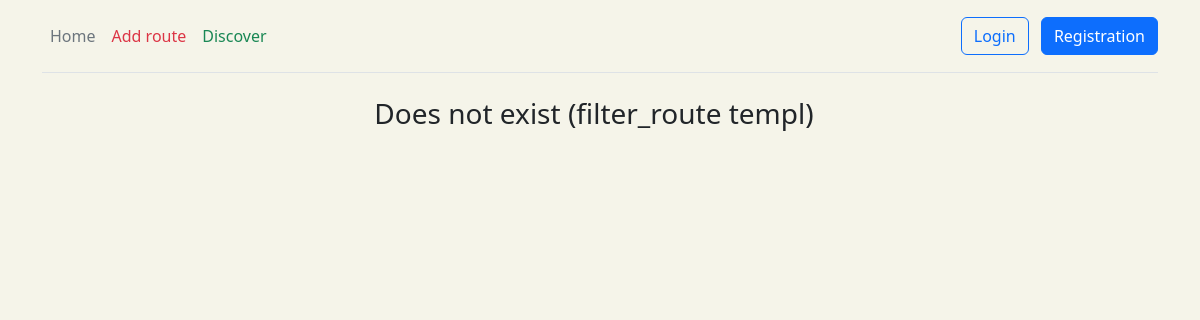
The page /route/cycling/ on the database as committed earlier.
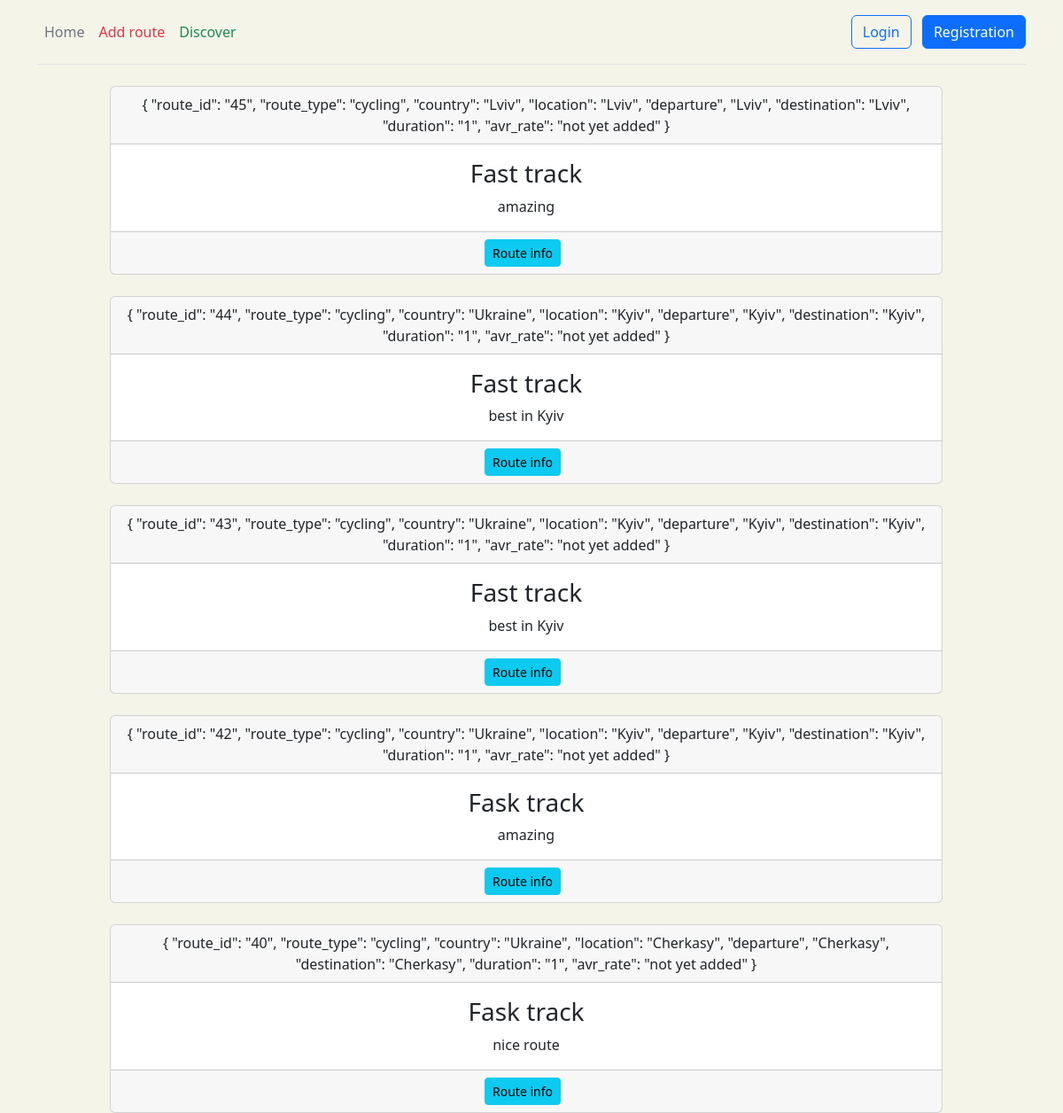
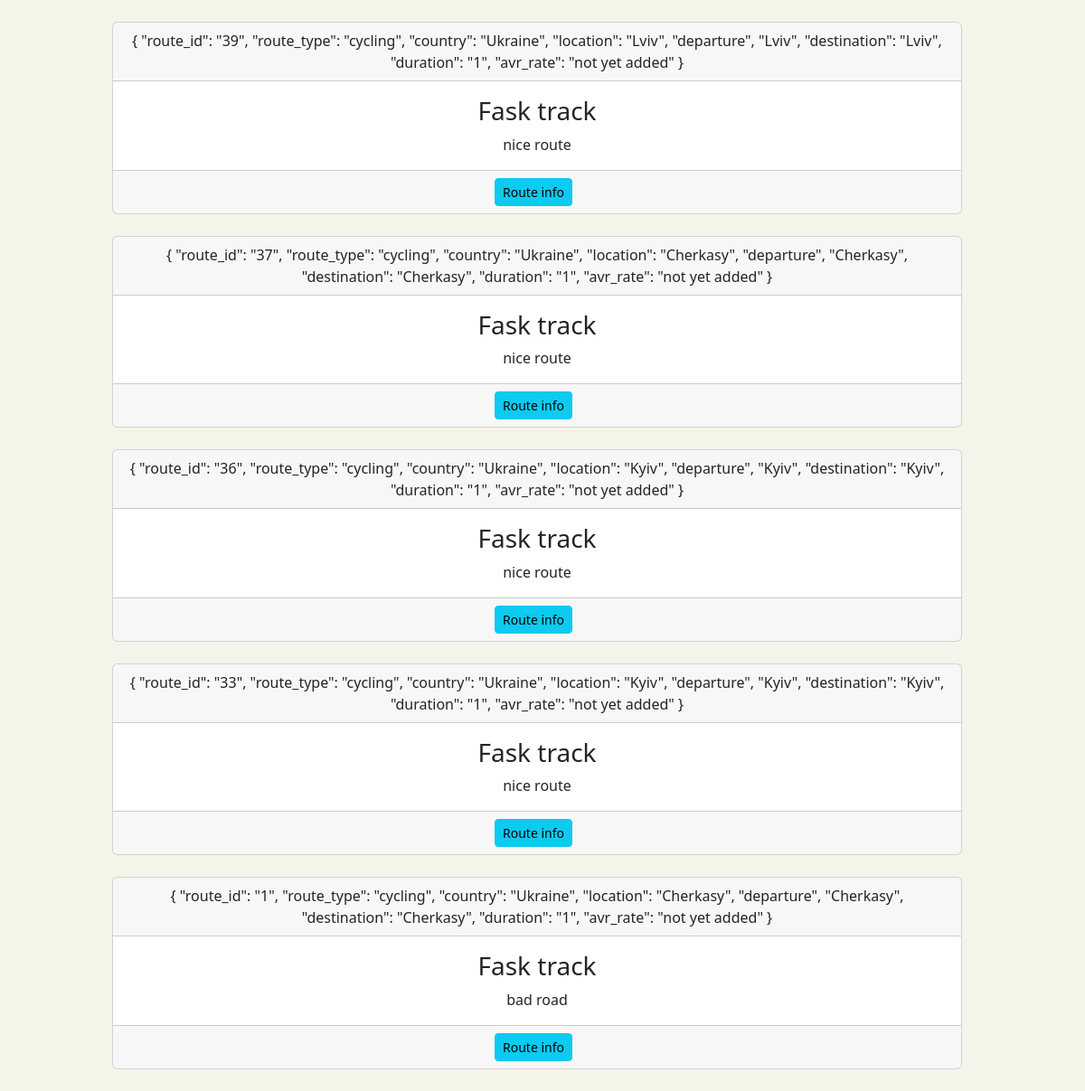
The same page on the database as committed later (2 pictures, top to bottom).
### route/models.py (models this page shows, shortened)
class Route(models.Model):
    class RouteType(models.TextChoices):
        bicycle_route = 'cycling', gettext_lazy('cycling')
        hiking_route = 'hiking', gettext_lazy('hiking')
    route_name = models.CharField(max_length=255, null=True)
    route_type = models.CharField(max_length=50, choices=RouteType.choices, default=RouteType.hiking_route)
    departure = models.IntegerField()
    stopping = models.CharField(max_length=50, null=True)
    destination = models.IntegerField()
    country = models.CharField(max_length=50)
    location = models.CharField(max_length=50)
    description = models.TextField()
    duration = models.IntegerField()
    class Meta:
        verbose_name = 'Route'
        verbose_name_plural = 'Routes'

### route/views.py (the view)
# urls.py: path('<str:route_type>/', views.filter_route, name='route_type'),
def filter_route(request, route_type=None, country=None, location=None):
    cursor = connection.cursor()
    query_filter = []
    if route_type is not None:
        query_filter.append(f"route_type='{route_type}'")
    if country is not None:
        query_filter.append(f"country='{country}'")
    if location is not None:
        query_filter.append(f"location='{location}'")
    filter_string = ' and '.join(query_filter)
    joining = """SELECT route_route.route_name,
                        route_route.route_type,
                        route_route.country,
                        route_route.location,
                        start.name  AS departure,
                        finish.name AS destination,
                        route_route.description,
                        route_route.duration,
                        route_route.id
                    FROM route_route
                    JOIN route_place as start
                    ON start.id = route_route.departure
                    JOIN route_place as finish
                    ON finish.id = route_route.destination
                    WHERE """ + filter_string + """ORDER BY route_route.id DESC"""
    cursor.execute(joining)
    result_joining = cursor.fetchall()
    result = [{'route_name': itm[0], 'route_type': itm[1], 'country': itm[2],
               'location': itm[3], 'departure': itm[4], 'destination': itm[5],
               'description': itm[6], 'duration': itm[7], 'route_id': itm[8]} for itm in result_joining]
    return render(request, 'route/filter_route.html', {'result': result})

### templates/route/filter_route.html (shortened to what this page needs)
{% extends 'main/layout.html' %}
{% block content %}
    <div class="container">
        <div class="row">
            <ul class="list-group">
                {% if result %}
                    {% for itm in result %}
                        <div class="card text-center col-md-10 mx-auto">
                            <div class="card-header">
                                {
                                "route_id": "{{ itm.route_id }}",
                                "route_type": "{{ itm.route_type }}",
                                "country": "{{ itm.country }}",
                                "location": "{{ itm.location }}",
                                "departure", "{{ itm.departure }}",
                                "destination": "{{ itm.destination }}",
                                "duration": "{{ itm.duration }}",
                                "avr_rate": "not yet added"
                                }
                            </div>
                            <div class="card-body">
                                <h3 class="card-title">{{ itm.route_name }}</h3>
                                <p class="card-text">
                                    {{ itm.description }}
                            </div>
                            <div class="card-footer text-muted">
                                <a href="{% url 'route:route_info' itm.route_id %}"
                                   class="btn btn-sm btn-info flex-shrink-0 me-2">Route info</a>
                            </div>
                        </div>
                        <br>
                    {% endfor %}
                {% else %}
                    <h3 class="text-center">Does not exist (filter_route templ)</h3>
                {% endif %}
            </ul>
        </div>
    </div>
{% endblock %}

Rows that differ between the two databases and show on the page:
now on this page (row edited): Route: route_id "45", route_type "cycling", country "Lviv", location "Lviv", departure "Lviv", destination "Lviv", duration "1", route_name "Fast track", description "amazing"
now on this page (row edited): Route: route_id "44", route_type "cycling", country "Ukraine", location "Kyiv", departure "Kyiv", destination "Kyiv", duration "1", route_name "Fast track", description "best in Kyiv"
now on this page (row edited): Route: route_id "43", route_type "cycling", country "Ukraine", location "Kyiv", departure "Kyiv", destination "Kyiv", duration "1", route_name "Fast track", description "best in Kyiv"
now on this page (row edited): Route: route_id "42", route_type "cycling", country "Ukraine", location "Kyiv", departure "Kyiv", destination "Kyiv", duration "1", route_name "Fask track", description "amazing"
now on this page (row edited): Route: route_id "40", route_type "cycling", country "Ukraine", location "Cherkasy", departure "Cherkasy", destination "Cherkasy", duration "1", route_name "Fask track", description "nice route"
now on this page (row edited): Route: route_id "39", route_type "cycling", country "Ukraine", location "Lviv", departure "Lviv", destination "Lviv", duration "1", route_name "Fask track", description "nice route"
now on this page (row edited): Route: route_id "37", route_type "cycling", country "Ukraine", location "Cherkasy", departure "Cherkasy", destination "Cherkasy", duration "1", route_name "Fask track", description "nice route"
now on this page (row edited): Route: route_id "36", route_type "cycling", country "Ukraine", location "Kyiv", departure "Kyiv", destination "Kyiv", duration "1", route_name "Fask track", description "nice route"
now on this page (row edited): Route: route_id "33", route_type "cycling", country "Ukraine", location "Kyiv", departure "Kyiv", destination "Kyiv", duration "1", route_name "Fask track", description "nice route"
now on this page (row edited): Route: route_id "1", route_type "cycling", country "Ukraine", location "Cherkasy", departure "Cherkasy", destination "Cherkasy", duration "1", route_name "Fask track", description "bad road"
Other text that changed with them:
text no longer shown: "Does not exist (filter_route templ)"
